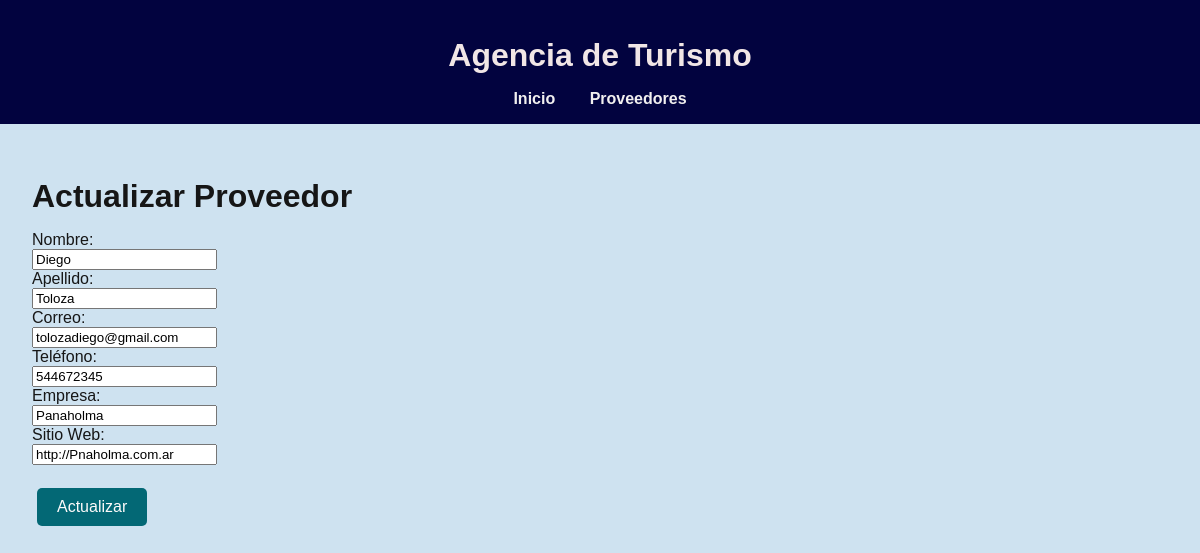
The page /editar/2/ on the database its author committed.
### Proveedores/models.py (models this page shows, shortened)
class Proveedor(models.Model):
    nombre = models.CharField(max_length=100)
    apellido = models.CharField(max_length=100)
    telefono = models.CharField(max_length=20)
    correo = models.EmailField(max_length=200)
    empresa = models.CharField(max_length=100)
    sitio_web = models.URLField(max_length=200)

### Proveedores/views.py (the view, shortened to what this page needs)
# urls.py: path('editar/<int:id>/', views.editar_proveedores, name='editar_proveedores'),
def editar_proveedores(request, id):
    proveedor = get_object_or_404(Proveedor, id=id)
    return render(request, 'editar_proveedores.html', {'proveedor': proveedor})

### Proveedores/templates/editar_proveedores.html (shortened to what this page needs)
{% extends 'base.html' %}
{% block content %}
<h1>Actualizar Proveedor</h1>
<form method="POST" action="{% url 'editar_proveedores' proveedor.id %}">
    <label>Nombre:</label><br>
    <input type="text" name="nombre" value="{{ proveedor.nombre }}" required><br>
    <label>Apellido:</label><br>
    <input type="text" name="apellido" value="{{ proveedor.apellido }}" required><br>
    <label>Correo:</label><br>
    <input type="email" name="correo" value="{{ proveedor.correo }}" required><br>
    <label>Teléfono:</label><br>
    <input type="text" name="telefono" value="{{ proveedor.telefono }}"><br>
    <label>Empresa:</label><br>
    <input type="text" name="empresa" value="{{ proveedor.empresa }}"><br>
    <label>Sitio Web:</label><br>
    <input type="url" name="sitio_web" value="{{ proveedor.sitio_web }}"><br><br>
    <button type="submit" class="boton">Actualizar</button>
</form>
{% endblock %}

### Proveedores/static/estilos.css (style rules this page uses)
html, body { height: 100%; margin: 0; display: flex; flex-direction: column; }
body { font-family: Arial, sans-serif; background-color: rgb(206, 226, 240); color: rgb(22, 22, 22); margin: 0; padding: 0; }
h1 { font-size: 2em; margin-bottom: 0.5em; }
.boton, .btn { display: inline-block; padding: 10px 20px; margin: 5px; color: rgb(253, 250, 250); text-decoration: none; border: none; border-radius: 5px; font-size: 1rem; cursor: pointer; background-color: #036875; }

### rows shown on the page
Proveedor: nombre "Diego", apellido "Toloza", correo "tolozadiego@gmail.com", telefono "544672345", empresa "Panaholma", sitio_web "http://Pnaholma.com.ar"
